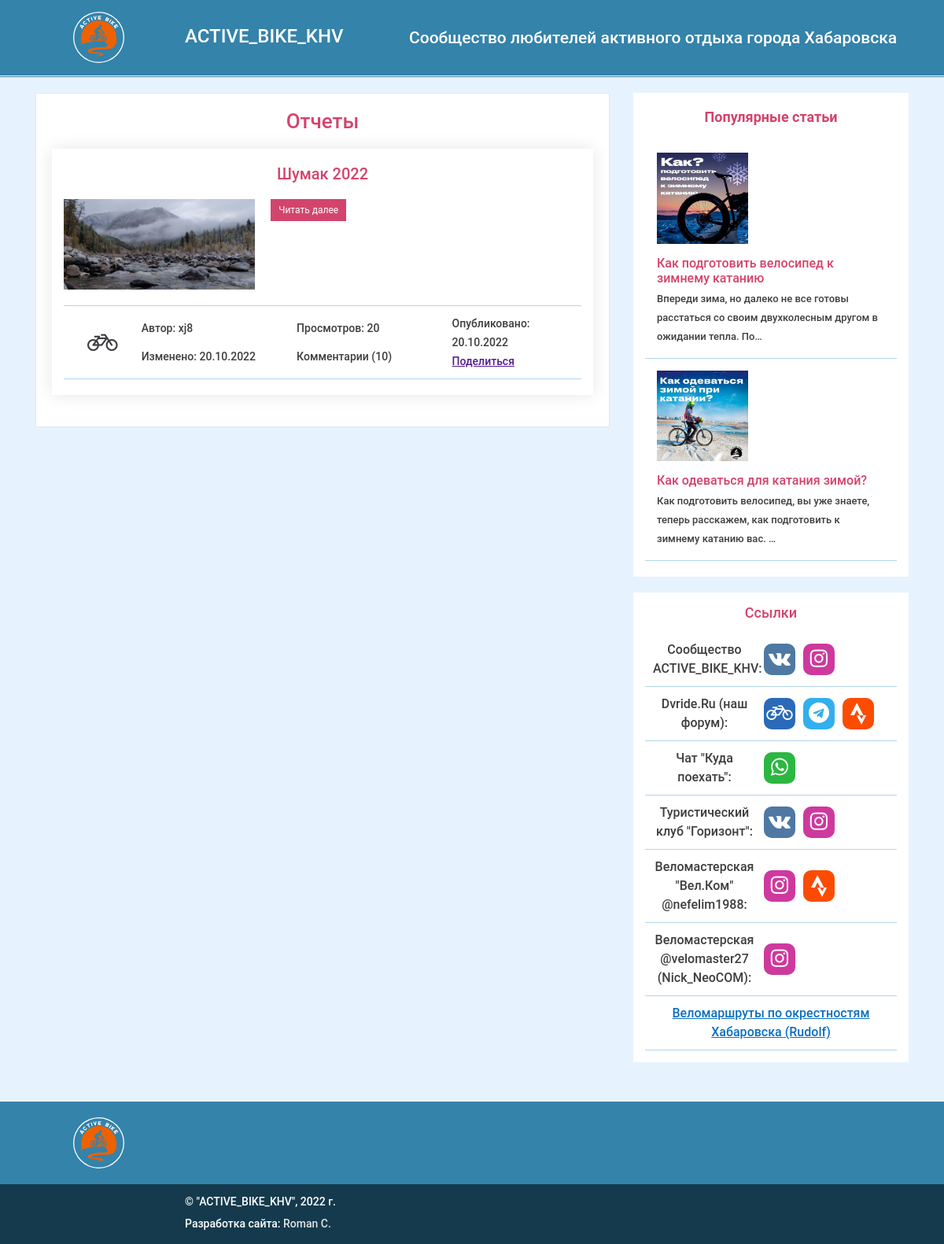
The page /reports/ on the database as committed earlier.
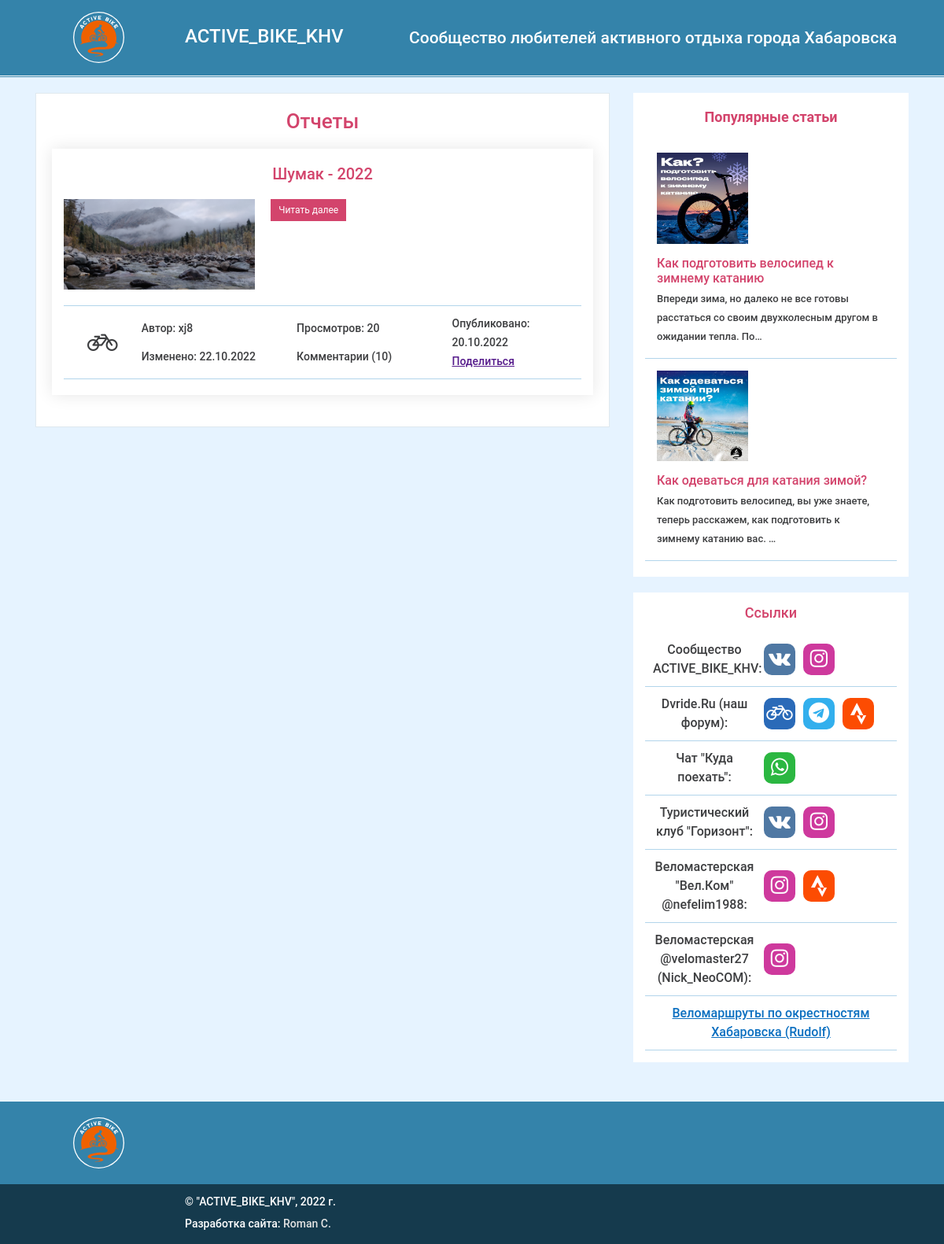
The same page on the database as committed later.
### events/models.py (models this page shows, shortened)
class Report(models.Model):
    title = models.CharField(max_length=200)
    image = models.ImageField(
        'Картинка',
        upload_to='reports/',
        blank=True
    )
    text = models.TextField(blank=True)
    text_html = models.TextField(blank=True, editable = False)
    tags = models.ManyToManyField(
        Tag,
        related_name='reports',
        verbose_name='Теги',
        blank=True,
    )
    author = models.ForeignKey(
        User,
        on_delete=models.CASCADE,
        related_name='reports'
    )
    date_pub = models.DateTimeField(auto_now_add=True)
    date_edit = models.DateTimeField(auto_now=True)
    class Meta:
        ordering = ['-date_pub']
        verbose_name = 'Отчет'
        verbose_name_plural = 'Отчеты'

### events/views.py (the view)
# urls.py: path('reports/', views.reports_index, name='reports_index'),
def reports_index(request):
    template = 'reports/index.html'
    reports = Report.objects.all()
    context = {
        'reports': reports
    }
    return render(request, template, context)

### events/templatetags/sidebar.py (called while the page is built)
@register.inclusion_tag("includes/right_sidebar.html")
def show_sidebar():
  articles = Article.objects.all()
  return {'popular_articles': articles}

### templates/reports/index.html (shortened to what this page needs)
{% extends 'base.html' %}
{% load static %}
{% load cache %}
{% load thumbnail %}
{% block content %}
<h2 class="events__h2">
  <span class="events__h2_1">Отчеты</span>
</h2>
<div class="events__content">
  {% for report in reports %}
    <article class="event">
      <h3 class="event__caption"><a href="{% url 'events:report_detail' report.id %}" class="event__caption-link">{{ report.title }}</a></h3>
      <div class="event__main">
        <div class="event__left">
          <div class="event__image">
            {% thumbnail report.image "300x300" crop="center" upscale=True as im %}
              <img src="{{ im.url }}" width="{{ im.width }}" height="{{ im.height }}" alt="{{ report.title }}" class="event__image-img">
            {% endthumbnail %}
          </div>
        </div>
        <div class="event__right">
          <div class="event-descr">
            <a href="{% url 'events:report_detail' report.id %}" class="event-descr__more">Читать далее</a>
          </div>
        </div>
      </div>
      <div class="event__info">
        <div class="event__info-col event__info-col_1">
          <div class="event__icons">
            <i class="fa fa-bicycle fa-lg"></i>
          </div>
        </div>
        <div class="event__info-col event__info-col_2">
          <div class="event-author">
            Автор:
            <span class="event-author__value">{{ report.author }}</span>
          </div>
          <div class="event-date-edited">
            Изменено:
            <span class="event-date-edited__value">{{ report.date_edit|date:"d.m.Y" }}</span>
          </div>
        </div>
        <div class="event__info-col event__info-col_3">
          <div class="event__views">
            Просмотров:
            <span class="event__views-value">20</span>
          </div>
          <div class="event__comments">
            Комментарии (<span class="event__views-value">10</span>)
          </div>
        </div>
        <div class="event__info-col event__info-col_4">
          <div class="event__date">
            Опубликовано:
            <span class="event__date-value">{{ report.date_pub|date:"d.m.Y" }}</span>
          </div>
          <div class="event__share">
            <a class="event__date-value" href="">Поделиться</a>
          </div>
        </div>
      </div>
    </article>
  {% endfor %}
</div>
{% endblock %}

Rows that differ between the two databases and show on the page:
changed Report "xj8": title "Шумак 2022" → "Шумак - 2022"; date_edit "20.10.2022" → "22.10.2022"
